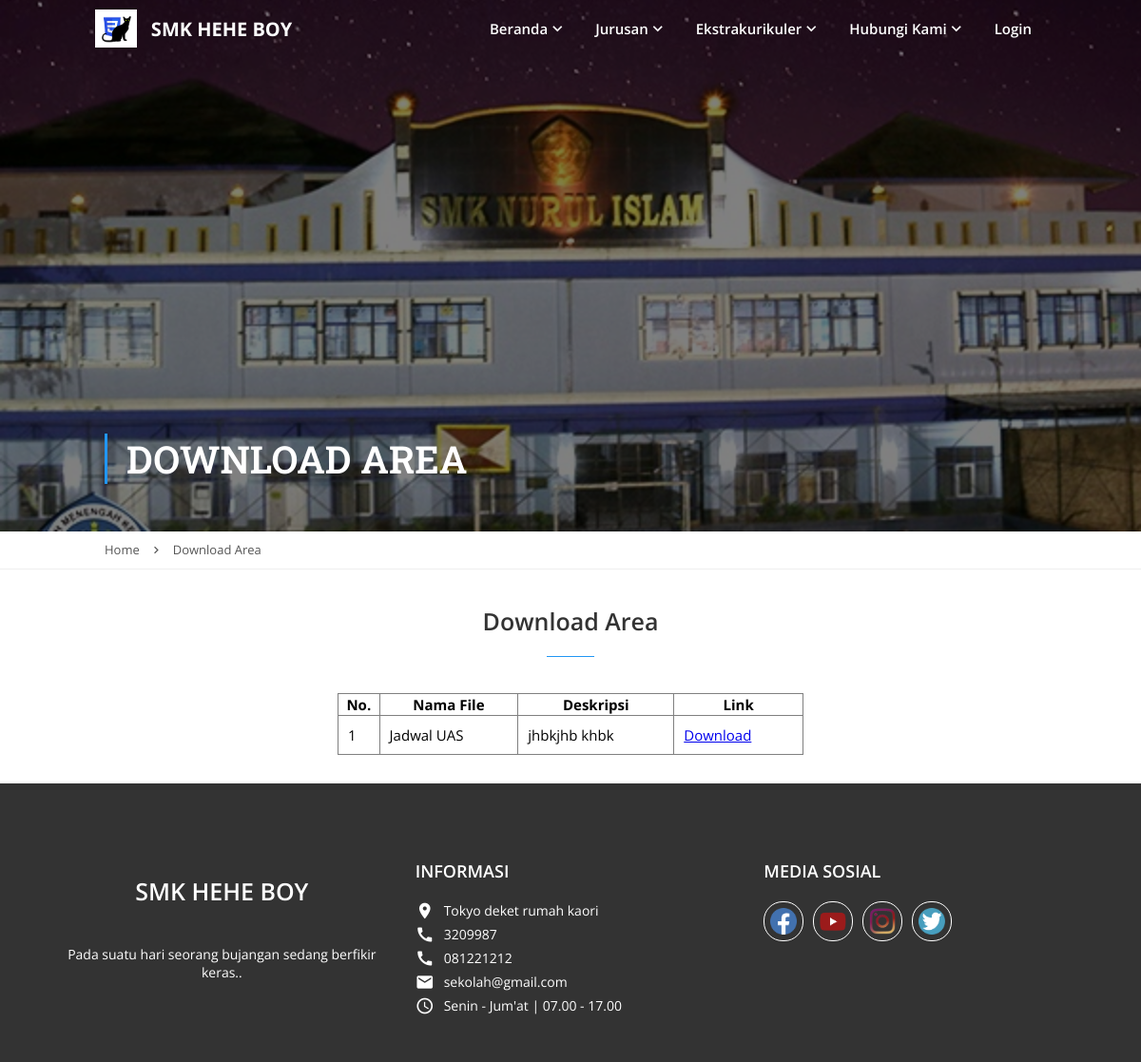
/index.php/download/list, run on the app's committed database.
### tables this page shows
CREATE TABLE `profile` (
  `id` bigint(20) UNSIGNED NOT NULL,
  `logo` varchar(255) NOT NULL,
  `name` varchar(255) NOT NULL,
  `address` text NOT NULL,
  `phone` varchar(255) NOT NULL,
  `wa` varchar(255) NOT NULL,
  `email` varchar(255) NOT NULL,
  `schedule` varchar(255) NOT NULL,
  `facebook` varchar(255) NOT NULL,
  `youtube` varchar(255) NOT NULL,
  `instagram` varchar(255) NOT NULL,
  `twitter` varchar(255) NOT NULL,
  `text` text NOT NULL,
  `created_at` timestamp NULL DEFAULT NULL,
  `updated_at` timestamp NULL DEFAULT NULL
);

CREATE TABLE `download` (
  `id` bigint(20) UNSIGNED NOT NULL,
  `name` varchar(255) NOT NULL,
  `link` varchar(255) NOT NULL,
  `summary` varchar(255) NOT NULL,
  `created_at` timestamp NULL DEFAULT NULL,
  `updated_at` timestamp NULL DEFAULT NULL
);

### application/controllers/Download.php (called while the page is built, shortened)
<?php
class Download extends CI_Controller {
    public function list() {
		$datas = $this->db->get('download')->result();
        $title = 'Download Area';
        $this->load->view('pages/layout', [
            'title' => $title,
            'page' => 'download/list',
            'datas' => $datas,
            'majors' => $this->dataMajor(),
            'profile' => $this->dataProfile(),
            'extras' => $this->dataExtra()
        ]);
	}
	private function dataExtra() {
		$result = $this->db->get('extra');
		return $result->result();
	}
	private function dataMajor() {
		$result = $this->db->get('major');
		return $result->result();
	}
	private function dataProfile() {
		$result = $this->db->get('profile');
		if (count($result->result()) != 0) {
			$output = $result->result()[0];
			$output->facebook = !preg_match('/http/', $output->facebook) ? 'https://'.$output->facebook : $output->facebook;
			$output->youtube = !preg_match('/http/', $output->youtube) ? 'https://'.$output->youtube : $output->youtube;
			$output->instagram = !preg_match('/http/', $output->instagram) ? 'https://'.$output->instagram : $output->instagram;
			$output->twitter = !preg_match('/http/', $output->twitter) ? 'https://'.$output->twitter : $output->twitter;
			return $output;
		} else {
			return [];
		}
	}
}

### index.php (called while the page is built, shortened)
<?php
require_once BASEPATH.'core/CodeIgniter.php';

### application/views/pages/download/list.php (the view)
<div class="page-layout-table-download">
    <?php if(count($datas) != 0) : ?>
        <table border="1">
            <tr>
                <th>No.</th>
                <th>Nama File</th>
                <th>Deskripsi</th>
                <th>Link</th>
            </tr>
            <?php foreach($datas as $i => $data) : ?>
                <tr>
                    <td><?= $i+1 ?></td>
                    <td><?= $data->name ?></td>
                    <td><?= $data->summary ?></td>
                    <td>
                        <a href="<?= $data->link ?>" target="_blank">Download</a>
                    </td>
                </tr>
            <?php endforeach; ?>
        </table>
    <?php else : ?>
        <div style="text-align: center">Data download belum ada, silahkan tambahkan di admin.</div>
    <?php endif; ?>
</div>

### application/views/nav.php (shortened to what this page needs)
<div class="nav">
  <div class="nav-logo">
    <a class="nav-home" href="<?= base_url('/') ?>">
      <img src="<?= base_url('img/profile/logo.png') ?>" draggable="false" />
      <div class="nav-school-name"><?= $profile->name ?? 'UNKNOWN' ?></div>
    </a>
  </div>
  <div class="nav-menus">
    <div class="nav-menu" href="#">
      <span class="nav-caption" data-sub="1">
        <span>Beranda</span>
        <i class="material-icons">keyboard_arrow_down</i>
      </span>
    </div>
    <div class="nav-menu" href="#">
      <span class="nav-caption" data-sub="2">
        <span>Jurusan</span>
        <i class="material-icons">keyboard_arrow_down</i>
      </span>
    </div>
    <div class="nav-menu" href="#">
      <span class="nav-caption" data-sub="3">
        <span>Ekstrakurikuler</span>
        <i class="material-icons">keyboard_arrow_down</i>
      </span>
    </div>
    <div class="nav-menu" href="#">
      <span class="nav-caption" data-sub="4">
        <span>Hubungi&nbsp;Kami</span>
        <i class="material-icons">keyboard_arrow_down</i>
      </span>
    </div>
    <a class="nav-menu" href="<?= base_url('login') ?>">
      <span class="nav-caption" data-sub="6">Login</span>
    </a>
  </div>
</div>

### application/views/footer.php
<footer id="footer">
  <div class="footer-col">
    <div class="footer-title-prime"><?= $profile->name ?? 'UNKNOWN' ?></div>
    <div class="footer-text"><?= $profile->text ?? 'belum ada profile sekolah, silahkan tambahkan di admin.' ?></div>
  </div>
  <div class="footer-col fi-left">
    <div class="footer-title">INFORMASI</div>
    <div class="footer-item-wrap">
      <div class="footer-item">
        <i class="material-icons">location_on</i>
        <span><?= $profile->address ?? 'tidak diketahui' ?></span>
      </div>
      <div class="footer-item">
        <i class="material-icons">call</i>
        <span><?= $profile->phone ?? 'tidak diketahui' ?></span>
      </div>
      <div class="footer-item">
        <i class="material-icons">call</i>
        <span><?= $profile->wa ?? 'tidak diketahui' ?></span>
      </div>
      <div class="footer-item">
        <i class="material-icons">email</i>
        <span><?= $profile->email ?? 'tidak diketahui' ?></span>
      </div>
      <div class="footer-item">
        <i class="material-icons">schedule</i>
        <span><?= $profile->schedule ?? 'tidak diketahui' ?></span>
      </div>
    </div>
  </div>
  <div class="footer-col fi-left">
    <div class="footer-title">MEDIA SOSIAL</div>
    <div class="footer-item-wrap">
      <div class="footer-box">
        <a class="footer-medsos" href="<?= $profile->facebook ?>">
          <img src="<?= base_url('img/footer/facebook.png') ?>" draggable="false" />
        </a>
        <a class="footer-medsos" href="<?= $profile->youtube ?>">
          <img src="<?= base_url('img/footer/youtube.png') ?>" draggable="false" />
        </a>
        <a class="footer-medsos" href="<?= $profile->instagram ?>">
          <img src="<?= base_url('img/footer/instagram.png') ?>" draggable="false" />
        </a>
        <a class="footer-medsos" href="<?= $profile->twitter ?>">
          <img src="<?= base_url('img/footer/twitter.png') ?>" draggable="false" />
        </a>
      </div>
    </div>
  </div>
</footer>

### css/home.css (style rules this page uses)
* { margin: 0; font-family: 'Open Sans', sans-serif; }
.nav { position: fixed; width: 100%; height: 60px; top: 0; left: 0; display: grid; grid-template-columns: 250px 1fr; padding: 0 100px; box-sizing: border-box; z-index: 99; transition: 0.3s; }
.nav-logo { height: 60px; }
.nav-home { display: flex; align-items: center; text-decoration: none; height: 100%; }
.nav-logo img { height: 40px; }
.nav-school-name { color: #fff; font-size: 20px; font-weight: bold; margin-left: 15px; }
.nav-menus { display: flex; justify-content: flex-end; align-items: center; }
.nav-menu { position: relative; height: 20px; width: max-content; font-size: 15px; font-weight: 600; color: #fff; text-decoration: none; margin: 0 15px; user-select: none; cursor: pointer; }
.nav-caption { display: flex; align-items: center; }
.nav-caption i { font-size: 20px; }
footer { width: 100%; background: #333; display: grid; grid-template-columns: 1fr 1fr 1fr; color: #fff; padding: 0 50px; box-sizing: border-box; }
.footer-col { display: flex; align-items: center; justify-content: center; flex-direction: column; margin: 80px 20px; box-sizing: border-box; }
.footer-title-prime { font-size: 25px; font-weight: 600; margin-bottom: 20px; text-align: center; }
.footer-text { font-size: 14px; text-align: center; margin-top: 20px; }
.footer-title { font-size: 18px; font-weight: 600; margin-bottom: 20px; }
.footer-item-wrap { height: 100px; }
.footer-item { font-size: 14px; display: flex; align-items: center; margin-bottom: 5px; }
.footer-item i { font-size: 20px; margin-right: 10px; }
.fi-left { align-items: flex-start !important; }
.footer-box { display: flex; justify-content: flex-start; }
.footer-medsos { width: 40px; height: 40px; border-radius: 20px; border: 1px solid #fff; display: flex; justify-content: center; align-items: center; user-select: none; cursor: pointer; transition: 0.3s; margin-right: 10px; }
.footer-medsos img { width: 70%; height: 70%; filter: grayscale(0.5); transition: 0.3s; }

### css/page-layout.css (style rules this page uses)
.page-layout-table-download { width: 100%; display: flex; justify-content: center; }
.page-layout-table-download table { width: 50%; border-collapse: collapse; }
.page-layout-table-download table td { padding: 10px; }

### data on the page
profile: name "SMK HEHE BOY", text "Pada suatu hari seorang bujangan sedang berfikir keras..", address "Tokyo deket rumah kaori", phone "3209987", wa "081221212", email "sekolah@gmail.com", schedule "Senin - Jum'at | 07.00 - 17.00"
download: name "Jadwal UAS", summary "jhbkjhb khbk"

### other printed values
$title "DOWNLOAD AREA"
$title "Download Area"
